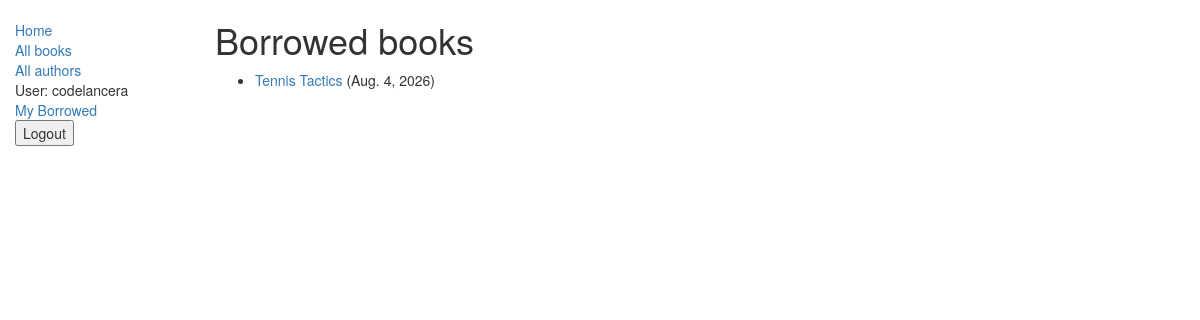
Page /catalog/mybooks/ (signed in) on the earlier database version.
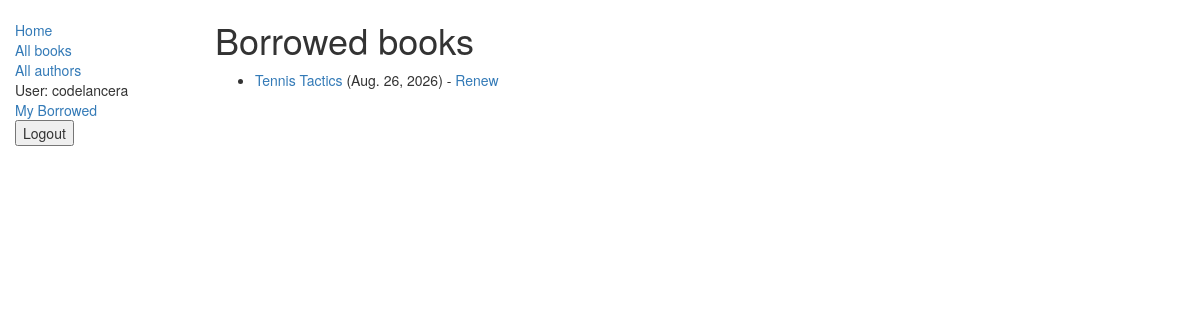
Same page on the later database version.
### catalog/models.py (models this page shows, shortened)
class BookInstance(models.Model):
    id = models.UUIDField(
        primary_key=True,
        default=uuid.uuid4,
        help_text="Unique ID for this particular book"
    )
    book = models.ForeignKey(
        "Book",
        on_delete=models.SET_NULL,
        null=True
    )
    imprint = models.CharField(max_length=200)
    due_back = models.DateField(
        null=True,
        blank=True
    )
    LOAN_STATUS = (
        ("m", "Maintenance"),
        ("o", "On loan"),
        ("a", "Available"),
        ("r", "Reserved"),
    )
    status = models.CharField(
        max_length=1,
        choices=LOAN_STATUS,
        blank=True,
        default="m",
        help_text="Book availability"
    )
    class Meta:
        ordering = ["due_back"]
        permissions = (("can_mark_returned", "Set book as returned"),)
    borrower = models.ForeignKey(User, on_delete=models.SET_NULL, null=True, blank=True)
    @property
    def is_overdue(self):
        if self.due_back and date.today() > self.due_back:
            return True
        return False

class Book(models.Model):
    title = models.CharField(max_length=200)
    author = models.ForeignKey(
        "Author",
        on_delete=models.SET_NULL,
        null=True
    )
    summary = models.TextField(
        max_length=1000,
        help_text="Enter a brief description of the book"
    )
    isbn = models.CharField(
        "ISBN",
        max_length=13,
        help_text="13 Character ISBN number"
    )
    genre = models.ManyToManyField(
        Genre,
        help_text="Select a genre for this book"
    )
    def display_genre(self):    # 这他妈啥机制啊
        """
        Creates a string for the genre, This is required to display genre in Admin
        """
        return ', '.join([ genre.name for genre in self.genre.all()[:3] ])
    display_genre.short_description = 'Genre'   # 这又是在干啥

### catalog/views.py (the view)
# urls.py: path('mybooks/', views.LoanedBooksByUserList.as_view(), name='my-borrowed'),
class LoanedBooksByUserList(LoginRequiredMixin, generic.ListView):
    model = BookInstance
    template_name = 'catalog/bookinstance_list_borrowed_user.html'
    paginate_by=10
    def get_queryset(self):
        return BookInstance.objects.filter(borrower=self.request.user).filter(status__exact='o').order_by('due_back')

### catalog/templates/catalog/bookinstance_list_borrowed_user.html
{% extends "base_generic.html" %}
{% block content %}
  <h1>Borrowed books</h1>
  {% if bookinstance_list %}
    <ul>
      {% for bookinst in bookinstance_list %}
        <li class="{% if bookinst.is_overdue %}text-danger{% endif %}">
          <a href="{% url 'book-detail' bookinst.book.pk %}">
            {{ bookinst.book.title }}
          </a>
          ({{ bookinst.due_back }})
          {% if perms.catalog.can_mark_returned %}
            -
            <a href="{% url 'renew-book-librarian' bookinst.id %}">
              Renew
            </a>
          {% endif %}
        </li>
      {% endfor %}
    </ul>
  {% else %}
    <p>There are no books borrowed.</p>
  {% endif %}
{% endblock %}

Differences in the rows shown:
changed BookInstance "Tennis Tactics": due_back "Aug. 4, 2026" → "Aug. 26, 2026"; now shows "- Renew"
